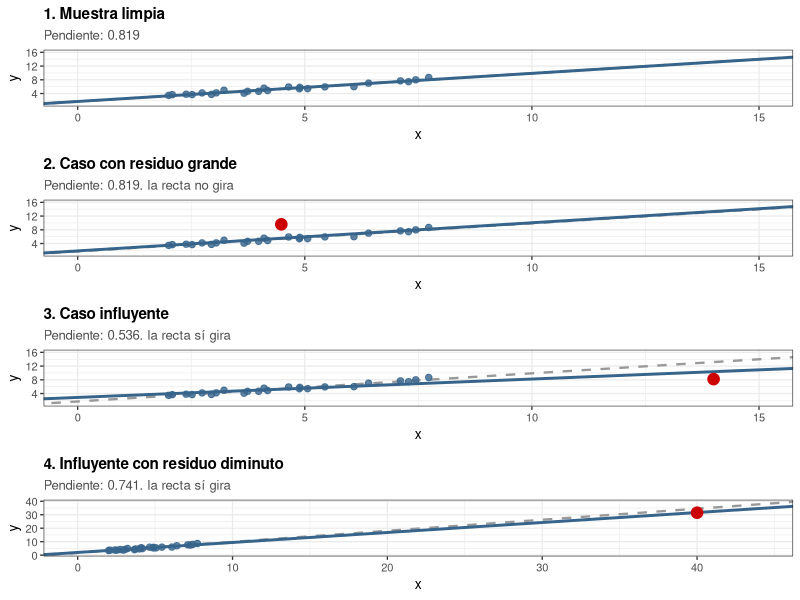

This chart was generated by the following R code:
# =============================================================================
#  Figura didactica del apartado 9.3: outlier frente a caso influyente.
#  Datos construidos (no son los de TMI): en una muestra real no es posible
#  localizar a voluntad un caso con Cook muy alta y residuo diminuto.
#  Disposicion VERTICAL. Ejecutar desde la raiz; deja el PNG en figuras/.
# =============================================================================
options(bitmapType = "cairo")
suppressMessages(library(ggplot2))

  set.seed(11)
  n  <- 24
  mu <- data.frame(x = runif(n, 2, 8))
  mu$y <- 2 + 0.8 * mu$x + rnorm(n, 0, 0.55)
  b0 <- coef(lm(y ~ x, mu))

  # (2) residuo grande, en el CENTRO de la nube (leverage minimo).
  c2 <- data.frame(x = mean(mu$x), y = 2 + 0.8 * mean(mu$x) + 4.0)
  # (3) influyente clasico: alejado y fuera de la tendencia.
  c3 <- data.frame(x = 14, y = 2 + 0.8 * 14 - 5.0)
  # (4) influyente que NO se delata: tan alejado que la recta va hacia el.
  c4 <- data.frame(x = 40, y = 2 + 0.8 * 40 - 2.5)

  dg <- function(extra) {
    d <- rbind(mu, extra); m <- lm(y ~ x, d); i <- nrow(d)
    c(pend = unname(coef(m)[2])) }
  p2 <- dg(c2); p3 <- dg(c3); p4 <- dg(c4)
  f3 <- function(z) formatC(z, format = "f", digits = 3)

  panel <- function(extra, tit, sub, xmax) {
    d <- if (is.null(extra)) mu else rbind(mu, extra)
    b <- coef(lm(y ~ x, d))
    g <- ggplot() +
      geom_abline(intercept = b0[1], slope = b0[2],
                  colour = "grey60", linetype = "dashed", linewidth = 0.8) +
      geom_point(data = mu, aes(x, y), colour = "steelblue4", size = 1.9, alpha = 0.8) +
      geom_abline(intercept = b[1], slope = b[2], colour = "steelblue4", linewidth = 1)
    if (!is.null(extra))
      g <- g + geom_point(data = extra, aes(x, y), colour = "red3", size = 3.6)
    g + coord_cartesian(xlim = c(0, xmax), ylim = c(1, 2 + 0.8 * xmax + 2)) +
      ggtitle(tit, subtitle = sub) + xlab("x") + ylab("y") +
      theme_bw(base_size = 10) +
      theme(plot.title = element_text(size = 11, face = "bold"),
            plot.subtitle = element_text(size = 9.5, colour = "grey30")) }

  apilar <- function(..., archivo, w, h) {
    gl <- lapply(list(...), ggplotGrob)
    anchos <- do.call(grid::unit.pmax, lapply(gl, function(g) g$widths))
    for (i in seq_along(gl)) gl[[i]]$widths <- anchos
    png(archivo, width = w, height = h, units = "in", res = 150)
    grid::grid.draw(do.call(rbind, c(gl, list(size = "first"))))
    invisible(dev.off()) }

  apilar(
    panel(NULL, "1. Muestra limpia",
          paste0("Pendiente: ", f3(b0[2])), 15),
    panel(c2, "2. Caso con residuo grande",
          paste0("Pendiente: ", f3(p2["pend"]), ". la recta no gira"), 15),
    panel(c3, "3. Caso influyente",
          paste0("Pendiente: ", f3(p3["pend"]), ". la recta sí gira"), 15),
    panel(c4, "4. Influyente con residuo diminuto",
          paste0("Pendiente: ", f3(p4["pend"]), ". la recta sí gira"), 44),
    archivo = "figuras/outlier_vs_influyente.png", w = 5.5, h = 13)
  cat("ok | pendientes:", f3(b0[2]), f3(p2["pend"]), f3(p3["pend"]), f3(p4["pend"]), "\n")
